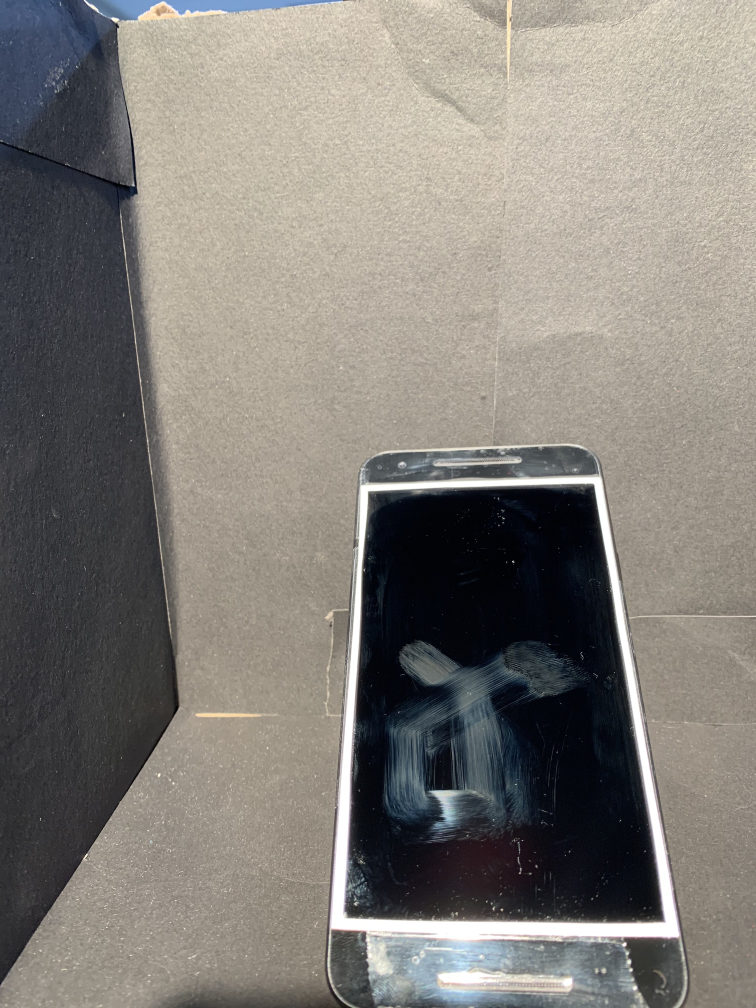
#> input picture data/5.jpg, 3024 x 4032 px, found by its file name (shown at 1/4 size)
$ python detection.py
#> lines starting #> are read from the running program, lines starting #| are printed output that depends on the picture; after the words box and inside, x2 and y2 are one past the last pixel; in counts of white or black regions, pixels touching at a corner belong together
import cv2 as cv
import cv2
import numpy as np
from matplotlib import pyplot as plt
from PIL import Image


def matching(image, ref):

    methods = ['cv.TM_CCOEFF','cv.TM_CCOEFF_NORMED','cv.TM_CCORR','cv.TM_CCORR_NORMED','cv.TM_SQDIFF','cv.TM_SQDIFF_NORMED']
    w, h = ref.shape[::-1]

    for meth in methods:
        #meth = 'cv.TM_SQDIFF'
        img_ = image.copy()
        print(type(img_))

        #imgray = cv.cvtColor(img, cv.COLOR_BGR2GRAY)
        method = eval(meth)

        # Apply template Matching
        res = cv.matchTemplate(img_,ref,method)
        min_val, max_val, min_loc, max_loc = cv.minMaxLoc(res)

        if method in [cv.TM_SQDIFF, cv.TM_SQDIFF_NORMED]:
            top_left = min_loc
        else:
            top_left = max_loc
        # Calculate top left location and bottom up location.

        #top_left = min_loc
        bottom_right = (top_left[0] + w, top_left[1] + h)
        cv.rectangle(img_,top_left,bottom_right,(255,0,0),5)


        plt.subplot(121),plt.imshow(res,cmap = 'gray')
        plt.title('Matching Result'), plt.xticks([]), plt.yticks([])
        plt.subplot(122),plt.imshow(img_,cmap = 'gray')
        plt.title('Detected Point'), plt.xticks([]), plt.yticks([])
        plt.suptitle(meth)
        plt.show()
        # Slice image according to mathcing (ROI)
        area = img_[top_left[1]: bottom_right[1], top_left[0]:bottom_right[0]]
        #print(type(area))
    return area

def canny(image):

    # Apply Canny Edge detection.
    edges = cv.Canny(image, 60, 20)
    #w,h = edges.shape[::-1]
    #print(w, h)
    return edges

def img_trim(img, x, y, w, h):

    img_trim = img[y:y+h, x:x+w] #trim한 결과를 img_trim에 담는다
    w1,h1 = img_trim.shape[0:2]

    return img_trim


def draw_lines(img, lines, color=[0, 0, 255], thickness=2): # 선 그리기
    for line in lines:
        for x1,y1,x2,y2 in line:
            cv2.line(img, (x1, y1), (x2, y2), color, thickness)

def hough_lines(img, rho, theta, threshold, min_line_len, max_line_gap): # 허프 변환
    lines = cv2.HoughLinesP(img, rho, theta, threshold, np.array([]), minLineLength=min_line_len, maxLineGap=max_line_gap)
    line_img = np.zeros((img.shape[0], img.shape[1],3), dtype=np.uint8)
    draw_lines(line_img, lines)

    return line_img


if __name__ == "__main__":
    img = cv.imread('/data/5.JPG')
#> img is the input picture: shape (4032, 3024, 3); mean B, G, R 120.5, 126.3, 130.3
    #template = cv.imread('data/03_29/confer7.png')

    img = cv.resize(img, dsize=(600, 900), interpolation=cv.INTER_AREA)
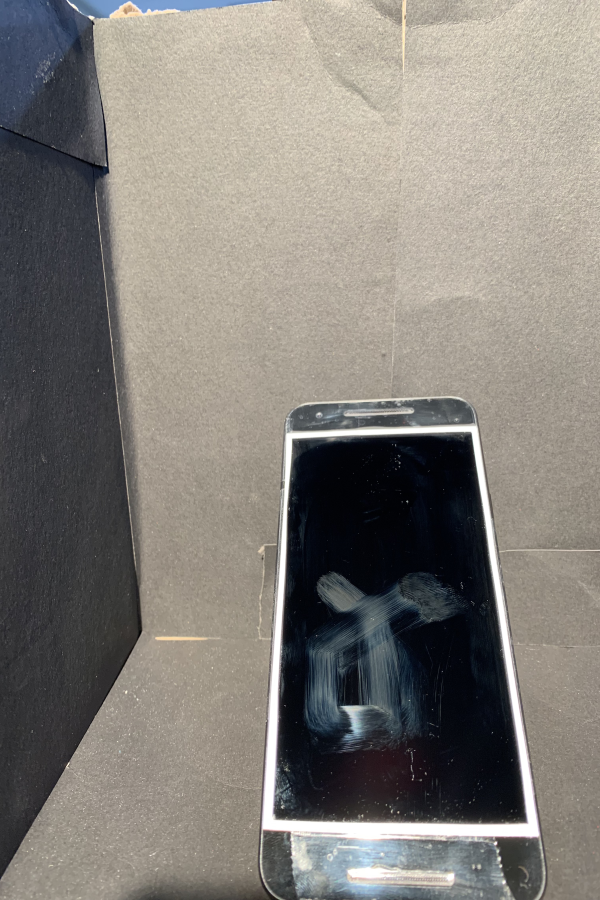
#> img: shape (900, 600, 3); mean B, G, R 120.5, 126.3, 130.3
    #template = cv.resize(template, dsize=(600, 900), interpolation=cv.INTER_AREA)
    #d운지
    kernel = np.ones((12,12), np.uint8)
    kernel1 = cv.getStructuringElement(cv.MORPH_ELLIPSE, ksize=(3,3))

    # --- 노이즈 제거 ---
    img_noise = cv.morphologyEx(img, cv.MORPH_ELLIPSE, kernel1)
    #img_noise = cv.morphologyEx(img, cv.MORPH_ERODE, kernel, iterations=1)
    #template_noise = cv.morphologyEx(template, cv.MORPH_ELLIPSE, kernel1, iterations=1)


    # --- threshold ---
    ret, thresh = cv.threshold(img_noise,240,255, cv.THRESH_BINARY)

    # --- Canny Edge detection ---
    refer11 = canny(thresh)
#> in canny, `edges = cv.Canny(image, 60, 20)`:
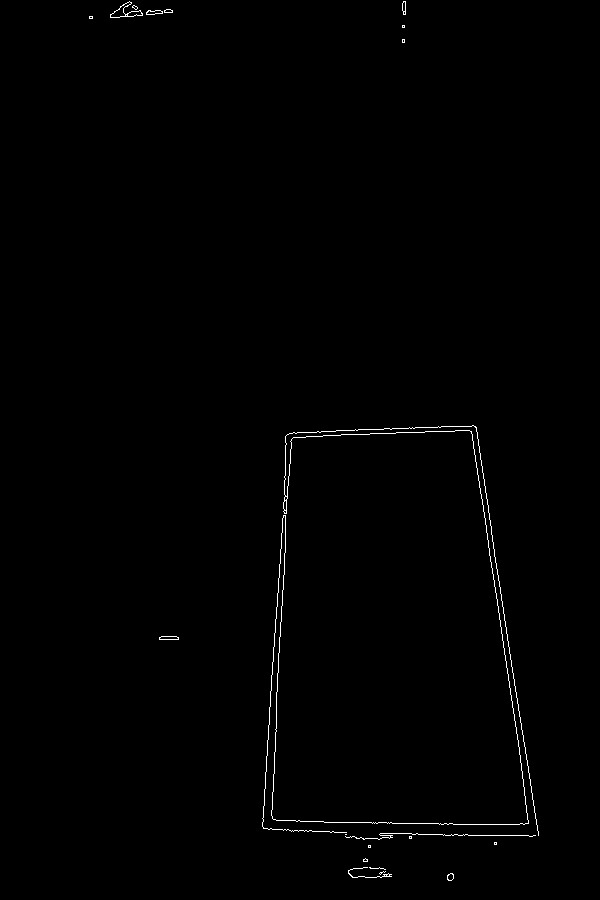
#> edges: shape (900, 600); 0.55% white in thin lines or dots, all inside (x1, y1, x2, y2) = (89, 1, 539, 881)
    result = cv.dilate(refer11, kernel, iterations = 1)
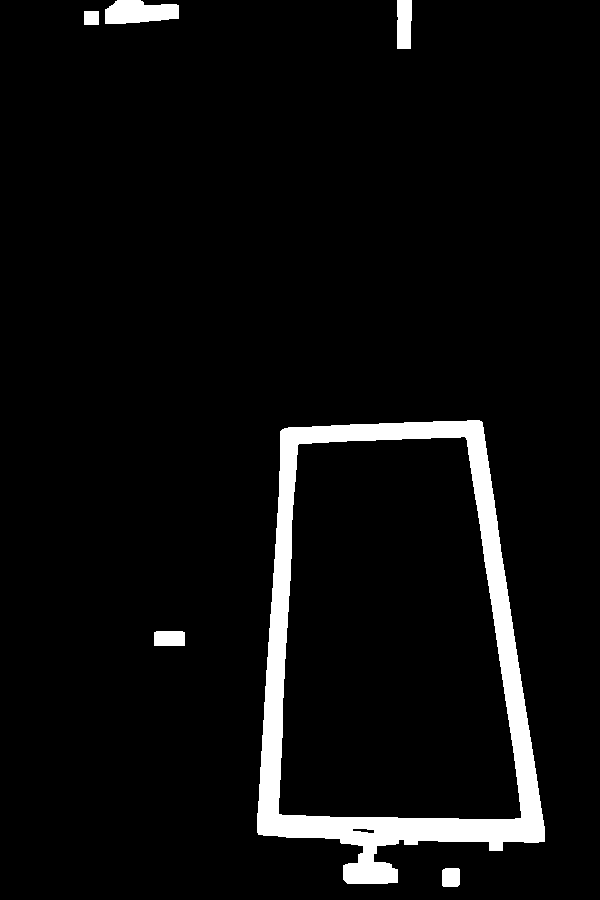
#> result: shape (900, 600); 5.4% white; 6 white regions


    # ---------  컨투어 --------------------------
    contours, hierachy = cv.findContours(result, cv.RETR_TREE,cv.CHAIN_APPROX_SIMPLE)
#> contours = 8 contours; box (x1, y1, x2, y2) and area: (257, 420, 545, 884) 103198, (278, 436, 522, 820) 78612, (105, 0, 179, 24) 1308, (397, 0, 412, 49) 642, (154, 631, 185, 646) 417, (442, 868, 460, 887) 300, (84, 11, 99, 25) 182, (352, 828, 375, 834) 76

    # 컨투어 값 중 스크린 컨투어 값 찾기.
    contour_list = []
    for cnt in contours:
        m = len(cnt)
        contour_list.append(m)
#> this loop made 8 passes
#> m on passes 1, 2, 3, 4, 5, 7, 8: 10, 8, 275, 14, 182, 10, 36
#> (cnt, m) on pass 6: ([[84, 11], [84, 24], [98, 24], [98, 11]], 4)
#> after the loop, contour_list = [10, 8, 275, 14, 182, 4, 10, 36]
    max_ = max(contour_list)
#> max_ = 275
    index_ = contour_list.index(max_)
#> index_ = 2
    contour_list.remove(max_)
    screen = max(contour_list)
#> screen = 182
    contour_list.insert(index_, max_)

    cnt = contours[contour_list.index(screen)]
#> cnt = contour of 182 points, box (x1, y1, x2, y2) (278, 436, 522, 820), area 78612
    epsilon = 0.1 * cv.arcLength(cnt, True)
#> epsilon = 119.8
    approx = cv.approxPolyDP(cnt, epsilon, True)
#> approx = [[464, 436], [521, 817], [279, 814], [297, 445]]


    img_t = img_trim(img, approx[3][0][0], approx[3][0][1],approx[0][0][0]-approx[3][0][0], approx[2][0][1]-approx[3][0][1] )
#> in img_trim, `img_trim = img[y:y+h, x:x+w]`:
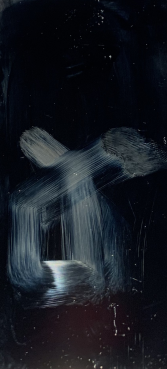
#> img_trim: shape (369, 167, 3); mean B, G, R 33.5, 26.1, 22.1
    # [10 lines of commented-out code are left out]
    t_noise = cv.morphologyEx(img_t, cv.MORPH_ERODE, kernel, iterations=1)
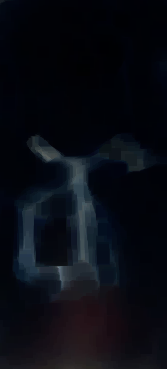
#> t_noise: shape (369, 167, 3); mean B, G, R 18.7, 11.6, 9.1

    cc = canny(t_noise)
#> in canny (call 2), `edges = cv.Canny(image, 60, 20)`:
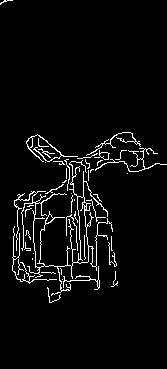
#> edges: shape (369, 167); 4.3% white in thin lines or dots, all inside (x1, y1, x2, y2) = (0, 0, 167, 303)


    hough_img = hough_lines(cc, 1, 1 * np.pi/180, 25, 8, 13) # 허프 변환
#> in hough_lines, `lines = cv2.HoughLinesP(img, rho, theta, threshold, np.array([]), minL..`: lines = 73 rows, first 6: [38, 279, 43, 191], [78, 280, 80, 241], [31, 136, 107, 212], [33, 236, 36, 193], [60, 152, 73, 176], [84, 235, 85, 280]
#> the loop in draw_lines, `for line in lines:` made 73 passes
#> line on passes 1 to 12: [[38, 279, 43, 191]], [[78, 280, 80, 241]], [[31, 136, 107, 212]], [[33, 236, 36, 193]], [[60, 152, 73, 176]], [[84, 235, 85, 280]], [[58, 299, 90, 193]], [[62, 182, 140, 148]], [[54, 300, 62, 266]], [[66, 235, 66, 217]], [[17, 218, 118, 133]], [[22, 224, 25, 199]]
#> after the loop in draw_lines, `for line in lines:`:
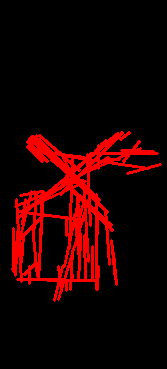
#> img: shape (369, 167, 3); mean of channels 0, 1, 2 0, 0, 30.9; drawn as B, G, R

    cv.imshow('result',hough_img) # 결과 이미지 출력


    cv.waitKey(0)


    #lines = cv.Hou
